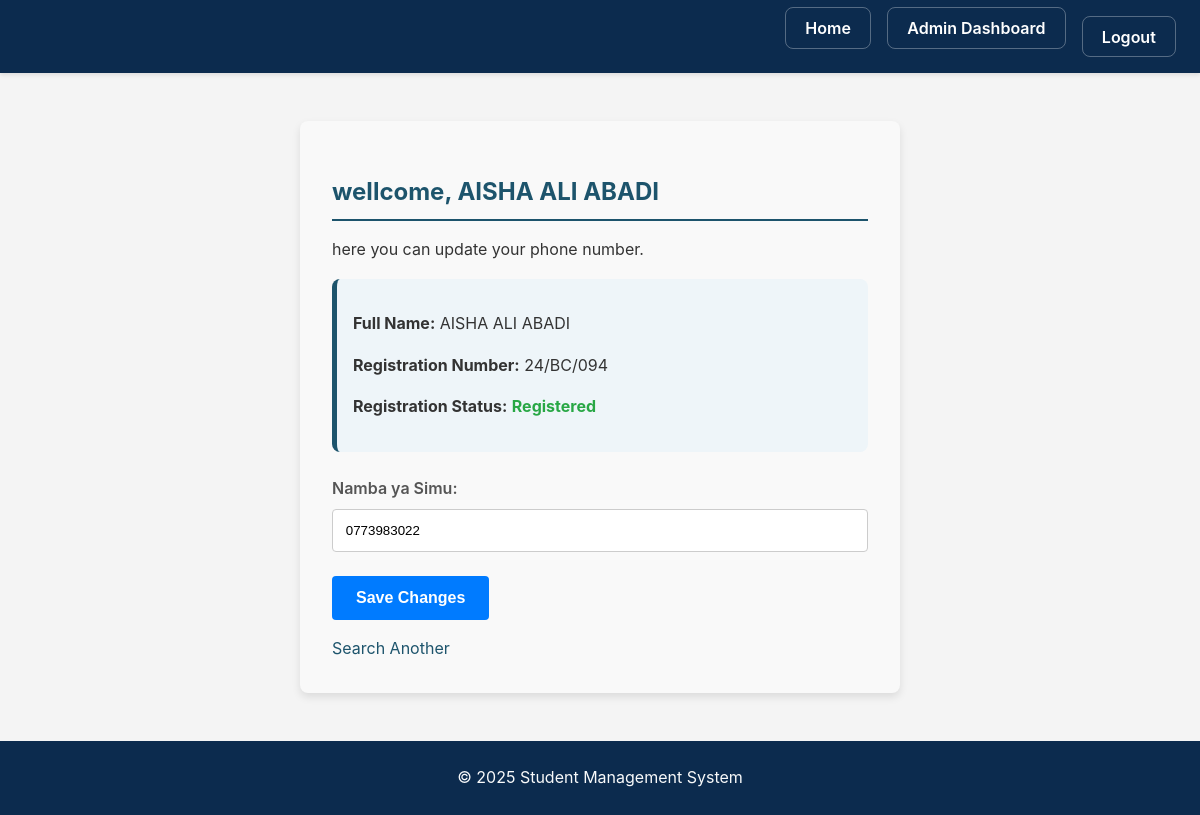
The page /student/3/update/ (signed in) on the database its author committed.
### students/models.py (models this page shows, shortened)
class Student(models.Model):
    registration_number = models.CharField(max_length=50, unique=True, verbose_name="Namba ya Usajili")
    full_name = models.CharField(max_length=255, unique=True, verbose_name="Jina Kamili")
    phone_number = models.CharField(max_length=15, blank=True, null=True, verbose_name="Namba ya Simu")
    is_registered = models.BooleanField(default=False)

### students/views.py (the view)
# urls.py: path('student/<int:pk>/update/', student_update, name='student_update'),
def student_update(request, pk):
    student = get_object_or_404(Student, pk=pk)
    if request.method == 'POST':
        form = StudentUpdateForm(request.POST, instance=student)
        if form.is_valid():
            updated_student = form.save(commit=False)
            updated_student.is_registered = bool(updated_student.phone_number)
            if form.has_changed():
                updated_student.save()
                messages.success(request, 'Taarifa zako zimesasishwa kikamilifu!')
            else:
                messages.info(request, 'Hakuna mabadiliko yaliyofanywa.')
            return redirect('student_update', pk=student.pk)
    else:
        form = StudentUpdateForm(instance=student)
    context = {
        'form': form,
        'student': student
    }
    return render(request, 'students/student_update.html', context)

### students/forms.py
class StudentUpdateForm(forms.ModelForm):
    class Meta:
        model = Student
        fields = ['phone_number']

### students/templates/students/student_update.html (shortened to what this page needs)
{% extends 'students/base.html' %}
{% block content %}
<div class="container update-container">
    <h2>wellcome, {{ student.full_name }}</h2>
    <p>here you can update your phone number.</p>
    <div class="student-details">
        <p><strong>Full Name:</strong> {{ student.full_name }}</p>
        <p><strong>Registration Number:</strong> {{ student.registration_number }}</p>
        <p><strong>Registration Status:</strong> {% if student.is_registered %} <span style="color: #28a745; font-weight: bold;">Registered</span> {% else %} <span style="color: #dc3545; font-weight: bold;">Not Registered</span> {% endif %}</p>
    </div>
    <form method="POST">
        <div class="form-group">
            {{ form.phone_number.label_tag }}
            {{ form.phone_number }}
        </div>
        <button type="submit">Save Changes</button>
    </form>
    <a href="{% url 'student_login' %}" class="back-link">Search Another</a>
</div>
{% endblock %}

### students/static/students/css/styles.css (style rules this page uses)
body { font-family: -apple-system, BlinkMacSystemFont, "Segoe UI", Roboto, Helvetica, Arial, sans-serif; line-height: 1.6; background-color: #F4F4F4; color: #333; margin: 0; padding: 0; display: flex; flex-direction: column; min-height: 100vh; }
.container { max-width: 1400px; margin: 2rem auto; padding: 2rem; background: #ffffff; box-sizing: border-box; border-radius: 8px; box-shadow: 0 4px 8px rgba(0, 0, 0, 0.1); animation: fadeInUp 1s; }
h2 { color: #1D546C; margin-bottom: 1rem; border-bottom: 2px solid #1D546C; padding-bottom: 0.5rem; }
p { margin-bottom: 1rem; }
form { margin-top: 1.5rem; }
.form-group { margin-bottom: 1.5rem; }
.form-group label { display: block; margin-bottom: 0.5rem; font-weight: 600; color: #555; }
input[type="text"] { width: 100%; padding: 0.8rem; border: 1px solid #ccc; border-radius: 4px; box-sizing: border-box; transition: border-color 0.3s; }
button, .button, input[type="submit"] { display: inline-block; background-color: #007bff; color: #ffffff; padding: 0.8rem 1.5rem; border: none; border-radius: 4px; cursor: pointer; text-decoration: none; font-size: 1rem; font-weight: 600; transition: background-color 0.3s, transform 0.2s; }
.student-details { background: #eef5f9; padding: 1rem; border-radius: 8px; margin-bottom: 1.5rem; border-left: 5px solid #1D546C; }
.back-link { display: inline-block; margin-top: 1rem; color: #1D546C; text-decoration: none; }

### students/templates/students/student_update.html (style rules this page uses)
.update-container { max-width: 600px; margin: 2rem auto; padding: 2rem; background-color: #f9f9f9; border-radius: 8px; box-shadow: 0 4px 8px rgba(0,0,0,0.1); }

### rows shown on the page
Student: full_name "AISHA ALI ABADI", registration_number "24/BC/094", phone_number "0773983022"
